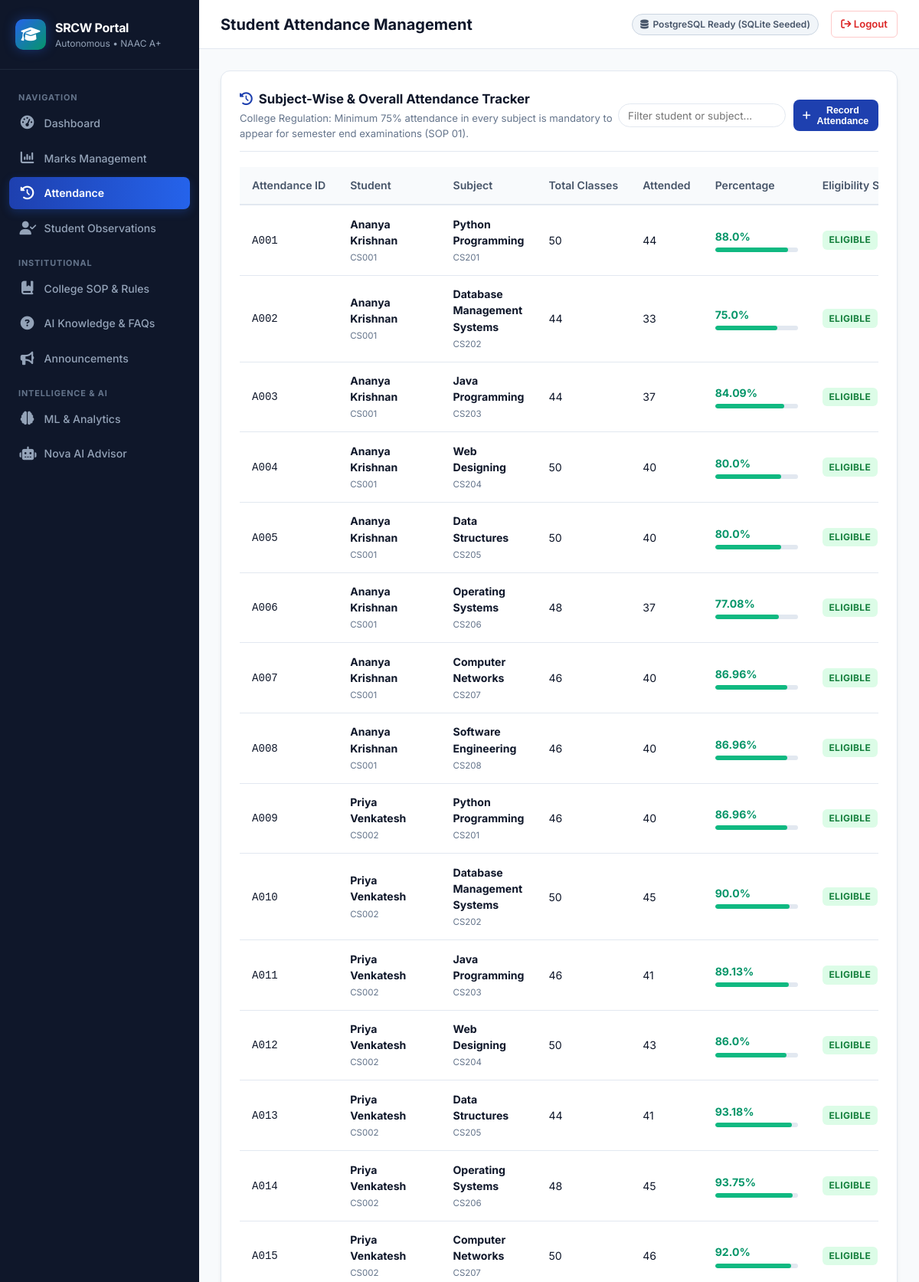
The app's page /attendance (signed in, upper part) with its own data.
### tables this page shows
CREATE TABLE attendance (
            attendance_id TEXT PRIMARY KEY,
            student_id TEXT NOT NULL,
            subject_id TEXT NOT NULL,
            total_classes INTEGER DEFAULT 0,
            classes_attended INTEGER DEFAULT 0,
            attendance_percentage REAL DEFAULT 0.0,
            FOREIGN KEY (student_id) REFERENCES students(student_id),
            FOREIGN KEY (subject_id) REFERENCES subjects(subject_id)
        );

CREATE TABLE students (
            student_id TEXT PRIMARY KEY,
            full_name TEXT NOT NULL,
            email TEXT UNIQUE NOT NULL,
            phone TEXT,
            gender TEXT,
            date_of_birth TEXT,
            course TEXT,
            department TEXT,
            year INTEGER DEFAULT 1,
            semester INTEGER DEFAULT 1,
            batch TEXT,
            city TEXT
        );

CREATE TABLE subjects (
            subject_id TEXT PRIMARY KEY,
            subject_code TEXT UNIQUE NOT NULL,
            subject_name TEXT NOT NULL,
            credits INTEGER DEFAULT 3,
            faculty_user_id TEXT,
            FOREIGN KEY (faculty_user_id) REFERENCES users(user_id)
        );

### app.py (the view)
@app.route("/attendance")
@login_required
def attendance_management():
    role = session["user"].get("role")
    if role == "Student":
        student_id = session["user"].get("student_id")
        attendance = db_manager.get_attendance_by_student(student_id)
        students = [db_manager.get_student_by_id(student_id)]
    else:
        attendance = db_manager.get_all_attendance()
        students = db_manager.get_all_students()
    subjects = db_manager.get_all_subjects()
    return render_template("attendance_management.html", attendance=attendance, students=students, subjects=subjects)

### app.py (called while the page is built)
def login_required(f):
    @wraps(f)
    def decorated_function(*args, **kwargs):
        if "user" not in session:
            flash("Please sign in to access this portal.", "warning")
            return redirect(url_for("login"))
        return f(*args, **kwargs)
    return decorated_function

@app.context_processor
def inject_global_data():
    return {
        "current_user": session.get("user"),
        "db_mode": db_manager.active_mode,
        "college_name": "Sri Ramakrishna College of Arts and Science for Women"
    }

### db.py (called while the page is built)
    def get_sqlite_conn(self):
        conn = sqlite3.connect(self.sqlite_path)
        conn.row_factory = sqlite3.Row
        return conn

    def get_all_students(self):
        conn = self.get_sqlite_conn()
        cur = conn.cursor()
        cur.execute("SELECT * FROM students ORDER BY student_id")
        rows = cur.fetchall()
        conn.close()
        return [dict(r) for r in rows]

    def get_all_subjects(self):
        conn = self.get_sqlite_conn()
        cur = conn.cursor()
        cur.execute("""
            SELECT s.*, u.full_name as faculty_name
            FROM subjects s
            LEFT JOIN users u ON s.faculty_user_id = u.user_id
            ORDER BY s.subject_code
        """)
        rows = cur.fetchall()
        conn.close()
        return [dict(r) for r in rows]

    def get_all_attendance(self):
        conn = self.get_sqlite_conn()
        cur = conn.cursor()
        cur.execute("""
            SELECT a.*, st.full_name as student_name, s.subject_code, s.subject_name
            FROM attendance a
            JOIN students st ON a.student_id = st.student_id
            JOIN subjects s ON a.subject_id = s.subject_id
            ORDER BY a.student_id, s.subject_code
        """)
        rows = cur.fetchall()
        conn.close()
        return [dict(r) for r in rows]

### templates/attendance_management.html (shortened to what this page needs)
{% extends "base.html" %}
{% block page_heading %}Student Attendance Management{% endblock %}
{% block content %}
<div class="card">
  <div class="card-header">
    <div>
      <div class="card-title">
        <i class="fa-solid fa-clock-rotate-left" style="color: var(--primary);"></i>
        <span>Subject-Wise & Overall Attendance Tracker</span>
      </div>
      <p style="font-size: 0.82rem; color: #64748b; margin-top: 0.2rem;">
        College Regulation: Minimum 75% attendance in every subject is mandatory to appear for semester end examinations (SOP 01).
      </p>
    </div>
    <div style="display: flex; gap: 0.6rem; align-items: center;">
      <input type="text" id="tableSearchInput" placeholder="Filter student or subject..." class="chat-input" style="width: 220px; padding: 0.4rem 0.75rem;">
      {% if current_user and current_user.role in ['Faculty', 'Admin'] %}
      <button class="btn btn-primary btn-sm" onclick="openModal('attendanceModal')">
        <i class="fa-solid fa-plus"></i> Record Attendance
      </button>
      {% endif %}
    </div>
  </div>
  <div class="table-responsive">
    <table class="data-table">
      <thead>
        <tr>
          <th>Attendance ID</th>
          <th>Student</th>
          <th>Subject</th>
          <th>Total Classes</th>
          <th>Attended</th>
          <th>Percentage</th>
          <th>Eligibility Status</th>
        </tr>
      </thead>
      <tbody>
        {% for a in attendance %}
        <tr>
          <td><code>{{ a.attendance_id }}</code></td>
          <td>
            <strong>{{ a.student_name or a.student_id }}</strong><br>
            <span style="font-size: 0.72rem; color: #64748b;">{{ a.student_id }}</span>
          </td>
          <td>
            <strong>{{ a.subject_name }}</strong><br>
            <span style="font-size: 0.72rem; color: #64748b;">{{ a.subject_code }}</span>
          </td>
          <td>{{ a.total_classes }}</td>
          <td>{{ a.classes_attended }}</td>
          <td style="min-width: 140px;">
            <div style="display: flex; align-items: center; gap: 0.5rem;">
              <span style="font-weight: 700; font-size: 0.88rem; color: {% if a.attendance_percentage >= 75 %}#059669{% else %}#dc2626{% endif %};">
                {{ a.attendance_percentage }}%
              </span>
            </div>
            <div class="progress-bar-container" style="margin-top: 4px;">
              <div class="progress-track" style="height: 6px;">
                <div class="progress-fill {% if a.attendance_percentage >= 75 %}high{% elif a.attendance_percentage >= 60 %}mid{% else %}low{% endif %}" style="width: {{ a.attendance_percentage }}%;"></div>
              </div>
            </div>
          </td>
          <td>
            {% if a.attendance_percentage >= 75 %}
              <span class="badge badge-success">Eligible</span>
            {% else %}
              <span class="badge badge-danger">⚠️ Shortage (Performa III)</span>
            {% endif %}
          </td>
        </tr>
        {% endfor %}
      </tbody>
    </table>
  </div>
</div>
{% endblock %}

### static/css/style.css (style rules this page uses)
:root { --primary: #1e40af; --primary-hover: #1d4ed8; --primary-light: #dbeafe; --secondary: #0f172a; --accent: #059669; --accent-light: #d1fae5; --warning: #d97706; --warning-light: #fef3c7; --danger: #dc2626; --danger-light: #fee2e2; --bg-main: #f8fafc; --bg-card: #ffffff; --border-color: #e2e8f0; --text-main: #0f172a; --text-muted: #64748b; --sidebar-width: 260px; --radius: 12px; --shadow: 0 4px 6px -1px rgb(0 0 0 / 0.07), 0 2px 4px -2px rgb(0 0 0 / 0.05); --shadow-lg: 0 10px 15px -3px rgb(0 0 0 / 0.1), 0 4px 6px -4px rgb(0 0 0 / 0.1); --transition: all 0.2s cubic-bezier(0.4, 0, 0.2, 1); }
* { box-sizing: border-box; margin: 0; padding: 0; }
body { font-family: 'Inter', -apple-system, BlinkMacSystemFont, "Segoe UI", Roboto, Helvetica, Arial, sans-serif; background-color: var(--bg-main); color: var(--text-main); line-height: 1.5; min-height: 100vh; }
.card { background: var(--bg-card); border: 1px solid var(--border-color); border-radius: var(--radius); box-shadow: var(--shadow); padding: 1.5rem; margin-bottom: 1.5rem; transition: var(--transition); }
.card-header { display: flex; align-items: center; justify-content: space-between; margin-bottom: 1.25rem; padding-bottom: 0.75rem; border-bottom: 1px solid var(--border-color); }
.card-title { font-size: 1.05rem; font-weight: 700; color: var(--text-main); display: flex; align-items: center; gap: 0.5rem; }
.table-responsive { width: 100%; overflow-x: auto; }
.data-table { width: 100%; border-collapse: collapse; font-size: 0.88rem; text-align: left; }
.data-table th { background: #f8fafc; color: #475569; font-weight: 600; padding: 0.85rem 1rem; border-bottom: 2px solid var(--border-color); white-space: nowrap; }
.data-table td { padding: 0.85rem 1rem; border-bottom: 1px solid var(--border-color); color: var(--text-main); vertical-align: middle; }
.badge { display: inline-block; padding: 0.2rem 0.55rem; font-size: 0.75rem; font-weight: 700; border-radius: 6px; text-transform: uppercase; letter-spacing: 0.03em; }
.badge-success { background: #dcfce7; color: #15803d; }
.btn { display: inline-flex; align-items: center; justify-content: center; gap: 0.45rem; padding: 0.55rem 1rem; font-size: 0.85rem; font-weight: 600; border-radius: 8px; cursor: pointer; border: 1px solid transparent; transition: var(--transition); text-decoration: none; }
.btn-primary { background: var(--primary); color: #ffffff; }
.btn-sm { padding: 0.35rem 0.7rem; font-size: 0.78rem; }
.progress-bar-container { display: flex; align-items: center; gap: 0.75rem; width: 100%; }
.progress-track { flex: 1; height: 8px; background: #e2e8f0; border-radius: 4px; overflow: hidden; }
.progress-fill { height: 100%; border-radius: 4px; transition: width 0.4s ease; }
.progress-fill.high { background: #10b981; }
.chat-input { flex: 1; border: 1px solid var(--border-color); border-radius: 20px; padding: 0.55rem 0.95rem; font-size: 0.84rem; outline: none; font-family: inherit; }

### records on screen
attendance: attendance_id "A001", full_name "Ananya Krishnan", student_id "CS001", subject_name "Python Programming", subject_code "CS201", total_classes "50", classes_attended "44", attendance_percentage "88.0", shows "ELIGIBLE"
attendance: attendance_id "A002", full_name "Ananya Krishnan", student_id "CS001", subject_name "Database Management Systems", subject_code "CS202", total_classes "44", classes_attended "33", attendance_percentage "75.0", shows "ELIGIBLE"
attendance: attendance_id "A003", full_name "Ananya Krishnan", student_id "CS001", subject_name "Java Programming", subject_code "CS203", total_classes "44", classes_attended "37", attendance_percentage "84.09", shows "ELIGIBLE"
attendance: attendance_id "A004", full_name "Ananya Krishnan", student_id "CS001", subject_name "Web Designing", subject_code "CS204", total_classes "50", classes_attended "40", attendance_percentage "80.0", shows "ELIGIBLE"
attendance: attendance_id "A005", full_name "Ananya Krishnan", student_id "CS001", subject_name "Data Structures", subject_code "CS205", total_classes "50", classes_attended "40", attendance_percentage "80.0", shows "ELIGIBLE"
attendance: attendance_id "A006", full_name "Ananya Krishnan", student_id "CS001", subject_name "Operating Systems", subject_code "CS206", total_classes "48", classes_attended "37", attendance_percentage "77.08", shows "ELIGIBLE"
attendance: attendance_id "A007", full_name "Ananya Krishnan", student_id "CS001", subject_name "Computer Networks", subject_code "CS207", total_classes "46", classes_attended "40", attendance_percentage "86.96", shows "ELIGIBLE"
attendance: attendance_id "A008", full_name "Ananya Krishnan", student_id "CS001", subject_name "Software Engineering", subject_code "CS208", total_classes "46", classes_attended "40", attendance_percentage "86.96", shows "ELIGIBLE"
attendance: attendance_id "A009", full_name "Priya Venkatesh", student_id "CS002", subject_name "Python Programming", subject_code "CS201", total_classes "46", classes_attended "40", attendance_percentage "86.96", shows "ELIGIBLE"
attendance: attendance_id "A010", full_name "Priya Venkatesh", student_id "CS002", subject_name "Database Management Systems", subject_code "CS202", total_classes "50", classes_attended "45", attendance_percentage "90.0", shows "ELIGIBLE"
attendance: attendance_id "A011", full_name "Priya Venkatesh", student_id "CS002", subject_name "Java Programming", subject_code "CS203", total_classes "46", classes_attended "41", attendance_percentage "89.13", shows "ELIGIBLE"
attendance: attendance_id "A012", full_name "Priya Venkatesh", student_id "CS002", subject_name "Web Designing", subject_code "CS204", total_classes "50", classes_attended "43", attendance_percentage "86.0", shows "ELIGIBLE"
attendance: attendance_id "A013", full_name "Priya Venkatesh", student_id "CS002", subject_name "Data Structures", subject_code "CS205", total_classes "44", classes_attended "41", attendance_percentage "93.18", shows "ELIGIBLE"
attendance: attendance_id "A014", full_name "Priya Venkatesh", student_id "CS002", subject_name "Operating Systems", subject_code "CS206", total_classes "48", classes_attended "45", attendance_percentage "93.75", shows "ELIGIBLE"
attendance: attendance_id "A015", full_name "Priya Venkatesh", student_id "CS002", subject_name "Computer Networks", subject_code "CS207", total_classes "50", classes_attended "46", attendance_percentage "92.0", shows "ELIGIBLE"
